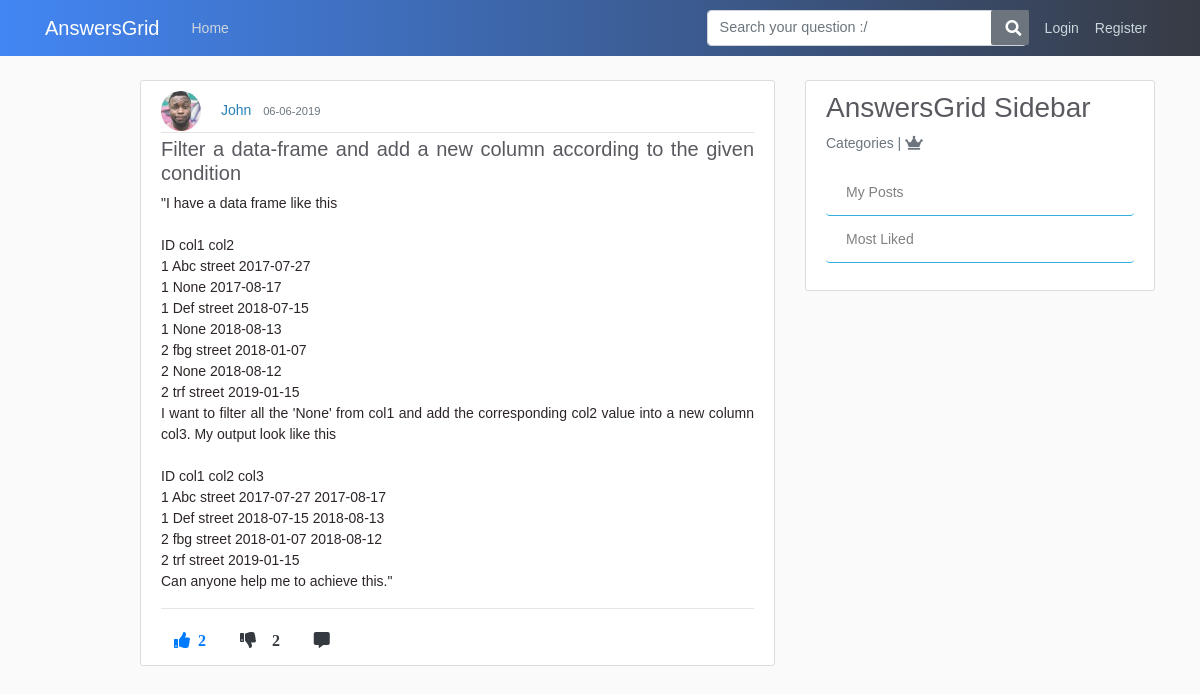
The app's page /post/4 with its own data.
### application/models.py (models this page shows, shortened)
class User(db.Model, UserMixin):
    id = db.Column(db.Integer, primary_key=True)
    username = db.Column(db.String(20), unique=True, nullable=False)
    email = db.Column(db.String(120), unique=True, nullable=False)
    image_file = db.Column(db.String(20), nullable=False, default='default.jpg')
    password = db.Column(db.String(60), nullable=False)
    posts = db.relationship('Post', backref='author', lazy=True)
    answers = db.relationship('Answer', backref="author", lazy=True)
    comments = db.relationship('Comment', backref='author', lazy=True)
    answercomments = db.relationship('AnswerComment', backref='author', lazy=True)
    favourites = db.relationship('Favourite', backref='author', lazy=True)

class Post(db.Model):
    id = db.Column(db.Integer, primary_key=True)
    title = db.Column(db.String(100), nullable=False)
    content = db.Column(db.Text, nullable=False)
    date_posted = db.Column(db.DateTime, nullable=False, default=datetime.utcnow)
    like_count = db.Column(db.Integer, nullable=False, default=0)
    dislike_count = db.Column(db.Integer, nullable=False, default=0)
    user_id = db.Column(db.Integer, db.ForeignKey('user.id'), nullable=False)
    comments = db.relationship('Comment', backref='commentOnPost', lazy=True)
    answers = db.relationship('Answer', backref='answerOnPost', lazy=True)
    favourites = db.relationship('Favourite', backref='favour_post', lazy=True)

### application/routes.py (the view)
@app.route("/post/<int:post_id>", methods=['GET', 'POST'])
def post(post_id):
    post = Post.query.get_or_404(post_id)
    return render_template('post.html',title=post.title,post=post)

### application/templates/post.html (shortened to what this page needs)
{% extends "layout.html" %}
{% block content %}
    <article class="media content-section">
      <div class="media-body">
        <div class="article-metadata">
          <img class="rounded-circle article-img" src="{{ url_for('static', filename='profile_pics/' + post.author.image_file) }}">
          <a class="mr-2" href="{{ url_for('user_posts', username=post.author.username) }}">{{ post.author.username }}</a>
          <small class="text-muted">{{ post.date_posted.strftime('%d-%m-%Y') }}</small>
        </div>
        <h5 class="article-title text-justify">{{ post.title }}</h5>
        <p class="article-content text-justify">{{ post.content }}</p>
        <p><a class="article-content text-justify" href="#">{{ post.tags }}</a></p><hr>
        {%  if current_user.is_authenticated %}
        <a href="{{ url_for('upvote', post_id=post.id, user_id=current_user.id) }}"><i class="fas fa-thumbs-up mr-1 btn text-primary upvote"><span class="ml-2 likes-count">{{ post.like_count }}</span></i></a>
        <a href="{{ url_for('downvote', post_id=post.id, user_id=current_user.id) }}"><i class="fas fa-thumbs-down mr-1 btn text-dark"><span id="demo" class="ml-3">{{ post.dislike_count }}</i></a>
        <a href="{{url_for('comment_post', post_id=post.id)}}"><i class="fas fa-comment-alt mr-1 btn text-dark"></i></a>
        <a href="https://twitter.com/share?ref_src=twsrc%5Etfw" class="twitter-share-button" data-show-count="false"></a>
        {% else %}
        <a href="#"><i class="fas fa-thumbs-up mr-1 btn text-primary upvote"><span class="ml-2 likes-count">{{ post.like_count }}</span></i></a>
        <a href="#"><i class="fas fa-thumbs-down mr-1 btn text-dark"><span id="demo" class="ml-3">{{ post.like_count }}</i></a>
        <a href="{{url_for('comment_post', post_id=post.id)}}"><i class="fas fa-comment-alt mr-1 btn text-dark"></i></a>
      {% endif %}
      </div>
    </article>
{% endblock content %}

### application/static/main.css (style rules this page uses)
body { background: #fafafa; color: #333333; margin-top: 5rem; }
h1, h2, h3, h4, h5, h6 { color: #444444; }
.content-section { background: #ffffff; padding: 10px 20px; border: 1px solid #dddddd; border-radius: 3px; margin-bottom: 20px; }
.article-title { color: #444444; }
.article-content { white-space: pre-line; }
.article-img { height: 40px; width: 40px; margin-right: 16px; }
.article-metadata { padding-bottom: 1px; margin-bottom: 4px; border-bottom: 1px solid #e3e3e3 }

### application/templates/layout.html (style rules this page uses)
body { color: #2e2626; margin-top: 5rem; font-size: 14px; font-weight: unset; line-height: 1.5; font-family: Arial; }
img { display: inline; }
a { color: #2980b9; }
.fa-thumbs-up { color: #4286f4; }
.fa-thumbs-down { color: #f1545b }
.article-title { color: #595a60; }

### records on screen
User: image_file (picture), author.username "John"
Post: date_posted "06-06-2019", title "Filter a data-frame and add a new column according to the given condition", content "\"I have a data frame like this ID col1 col2 1 Abc street 2017-07-27 1 None 2017-08-17 1 Def street 2018-07-15 1 None 2018-08-13 2 fbg street 2018-01-07 2 None 2018-08-12 2 trf street 2019-01-15 I want to filter all the 'None' from col1 and add the corresponding col2 value into a new column col3. My output look like this ID col1 col2 col3 1 Abc street 2017-07-27 2017-08-17 1 Def street 2018-07-15 2018-08-13 2 fbg street 2018-01-07 2018-08-12 2 trf street 2019-01-15 Can anyone help me to achieve this.\"", like_count "2"
